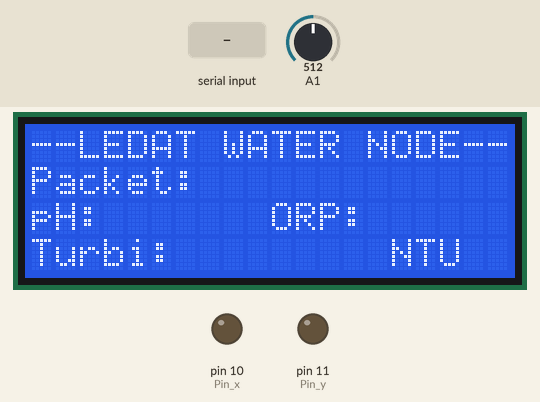
Bench run of a sketch on a simulated Arduino Uno, built with avr-gcc and run on an emulated ATmega328P. On the bench: 20×4 character LCD, output pins drawn as LEDs (lit = HIGH). Inputs (shaded band) come from the test bench; at power-on: A1 = 512. What the sketch prints to the serial monitor is not drawn.

Above: at 1.3 s.
1.4 s: "90,45\n" received over the second serial link
At 2.8 s:
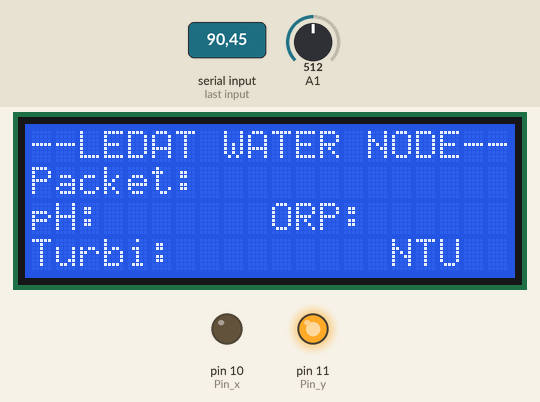
7.6 s: "0\n" received over the second serial link
Timing chart, 0 to 19.8 s (numbered marks = the images above; inputs shaded):
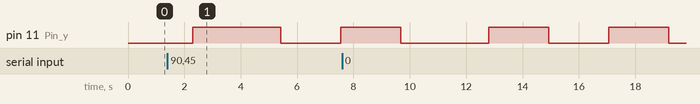

The sketch:

loraArduino-waterNode.ino
```cpp
#include <SoftwareSerial.h>
#define RX 6
#define TX 7
SoftwareSerial loraSerial(RX, TX); // RX, TX
//AS Sensor
#define rxSensor 8
#define txSensor 9
SoftwareSerial sensorSerial(rxSensor, txSensor);
int Pin_x = 10;
int Pin_y = 11;
char computerdata[20];
char sensordata[30];
byte computer_bytes_received=0;
byte sensor_bytes_received=0;
char *cmd;
int counterSensorAS;
float dataToFloat;
float pH;
int ORP;
//TIMER
long clkTime = 0;
//LCD 2004
#include <Wire.h>
#include <LiquidCrystal_I2C.h>
LiquidCrystal_I2C lcd(0x27, 20, 4);
//Turbi Sensor
float volt;
double Turbi;
float valTurbi;
//Counter Package
int countPack = 0;

void setup() {
  Serial.begin(9600);
  loraSerial.begin(9600);
  //AS SENSOR SERIAL SETUP
  pinMode(Pin_x, OUTPUT);
  pinMode(Pin_y, OUTPUT);
  sensorSerial.begin(9600);

  //LCD 2004
  lcd.init();
  lcd.init();

  lcd.backlight();
  lcd.print("--LEDAT WATER NODE--");
  lcd.setCursor(0,1);
  lcd.print("Packet:");
  lcd.setCursor(0,2);
  lcd.print("pH:");
  lcd.setCursor(10,2);
  lcd.print("ORP:");
  lcd.setCursor(0,3);
  lcd.print("Turbi:");
  lcd.setCursor(15,3);
  lcd.print("NTU");
}

//FUNCTION AS SENSOR
void serialEvent(){
  sensor_bytes_received=sensorSerial.readBytesUntil(13,sensordata,30);
  sensordata[sensor_bytes_received]=0;
}

void loop() {
  if(millis() - clkTime > 20000){
    clkTime = millis();

    //AS Sensor
    loraSerial.print(" ORP" + (String)ORP);
    Serial.println("Sent ORP parametter!");
    delay(500);
    loraSerial.print(" pH" + (String)pH);
    Serial.println("Sent pH parametter!");
    delay(500);
    loraSerial.print(" Turbi" + (String)Turbi);
    Serial.println("Sent Turbidity parametter!");
    delay(500);

    //Count package was sent
    countPack += 1;
    lcd.setCursor(7,1);
    lcd.print((String)countPack);


    //LCD 2004
    //clear LCD
    lcd.setCursor(3,2);
    lcd.print("       ");
    lcd.setCursor(14,2);
    lcd.print("      ");
    lcd.setCursor(6,3);
    lcd.print("       ");
    //Display para
    lcd.setCursor(3,2);
    lcd.print((String)pH);
    lcd.setCursor(14,2);
    lcd.print((String)ORP);
    lcd.setCursor(6,3);
    lcd.print((String)Turbi);
  }
  //AS SENSOR
  if(counterSensorAS  == 0){
      open_channel (1);
      counterSensorAS = 1;
      }
    else{
      open_channel (2);
      counterSensorAS = 0;
      }
  if(sensorSerial.available() > 0){
    sensor_bytes_received=sensorSerial.readBytesUntil(13,sensordata,30);
    sensordata[sensor_bytes_received]=0;
    dataToFloat = atof(sensordata);
    if (dataToFloat >= 0 && dataToFloat <= 14){
      pH = dataToFloat;
      Serial.print("pH: ");
      Serial.println(pH);
      }
    else {
      if (dataToFloat >= 0 && dataToFloat <= 1020){
        ORP = dataToFloat;
        Serial.print("ORP: ");
        Serial.println(ORP);
      }
      }
  } delay(1000);

  //Turbidity Sensor
  for (int i = 0; i < 800; i++){
    valTurbi = analogRead(A1);
    volt += (valTurbi / 1023.0)*5;
  }
  volt = volt/800;
  if(volt < 2.5){
      Turbi = 3000.0;
    }
  else if (volt >=2.5 && volt < 4.2){
      Turbi = -1120.4*square(volt)+5742.3*volt-4352.9;
    }
   else {
      Turbi = 0.0;
    }
  Serial.print("Turbidity: ");
  Serial.println(Turbi);
  delay(1000);
}
//FUNCTION AS SENSOR
void open_channel(int channel){
     switch (channel) {
       case 1:
         digitalWrite(Pin_x, LOW);
         digitalWrite(Pin_y, LOW);
       break;

       case 2:
         digitalWrite(Pin_x, LOW);
         digitalWrite(Pin_y, HIGH);
       break;

       case 3:
         digitalWrite(Pin_x, HIGH);
         digitalWrite(Pin_y, LOW);
       break;

       case 4:
         digitalWrite(Pin_x, HIGH);
         digitalWrite(Pin_y, HIGH);
       break;
      }
}
```
